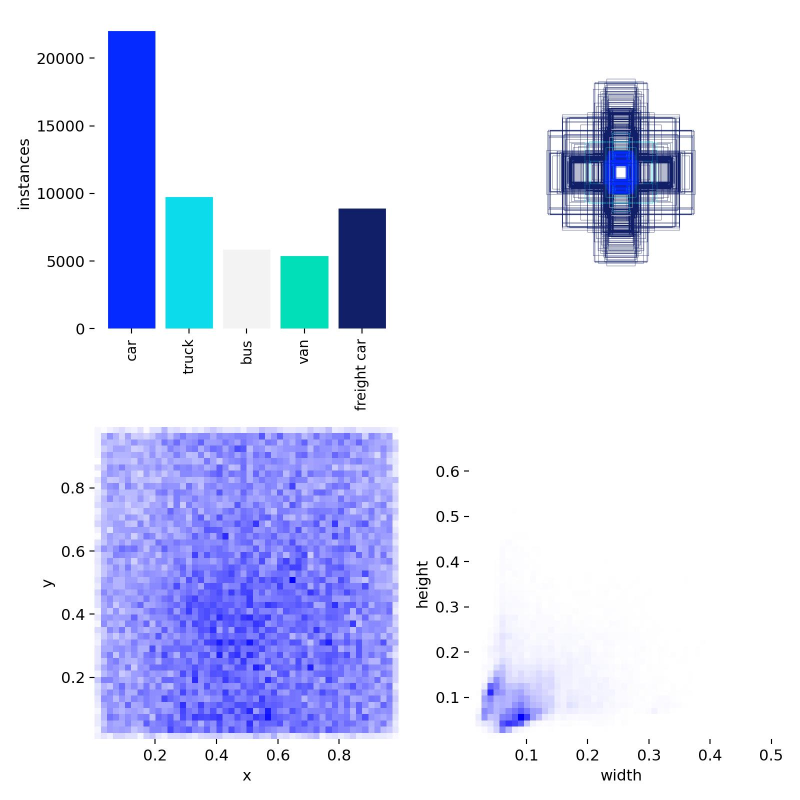
#> input picture YOLOv11s_Fusion/results/mid_fusion_yolo11s/labels.jpg, 1600 x 1600 px (shown at 1/2 size)
$ python -i prepare_dataset.py   (imports and definitions only)
#> lines starting #> are read from the running program, lines starting #| are printed output that depends on the picture
#> further down, picture is the input picture: shape (1600, 1600, 3); mean B, G, R 248.7, 225.4, 220.9
import os
import cv2
import numpy as np
from pathlib import Path

SRC_DIR = r"C:\Users\melis\Desktop\BitirmeProjesi\Dataset_Final_Balanced"
OUT_DIR = r"C:\Users\melis\Desktop\BitirmeProjesi\Dataset_Preprocessed_Fusion"

ORIG_W, ORIG_H = 840, 712
X_MIN, Y_MIN = 100, 100
CROP_W, CROP_H = 640, 512

clahe_rgb = cv2.createCLAHE(clipLimit=1.5, tileGridSize=(8, 8))
clahe_ir = cv2.createCLAHE(clipLimit=2.0, tileGridSize=(8, 8))

def enhance_rgb(img_bgr):
    lab = cv2.cvtColor(img_bgr, cv2.COLOR_BGR2LAB)
#> lab: shape (1600, 1600, 3); mean of channels 0, 1, 2 229.7, 133.7, 116.1
    l, a, b = cv2.split(lab)
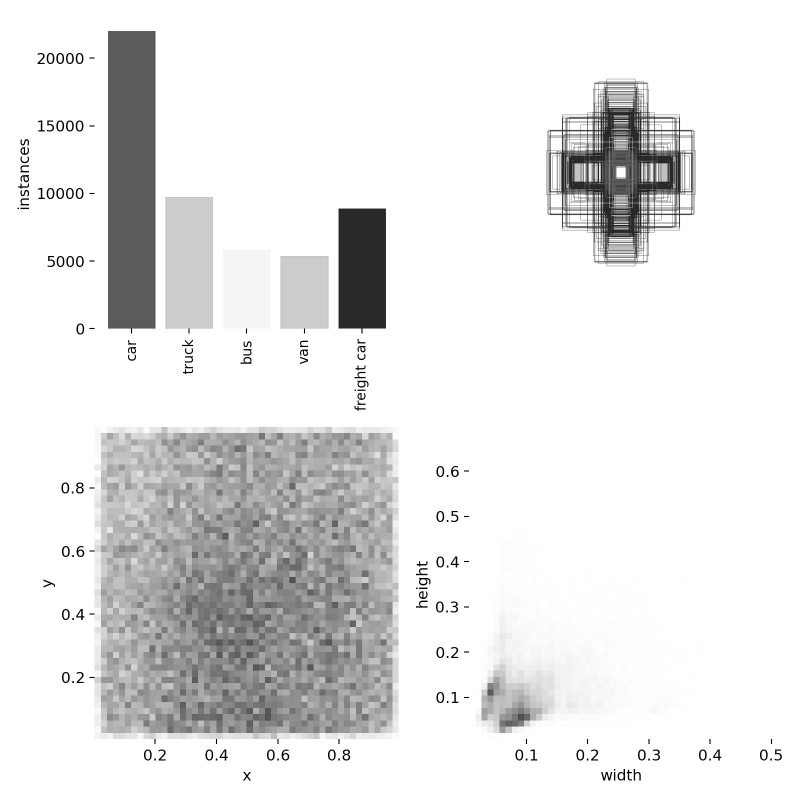
#> l: shape (1600, 1600) (shown at 1/2 size); min 0, max 255, mean 229.7
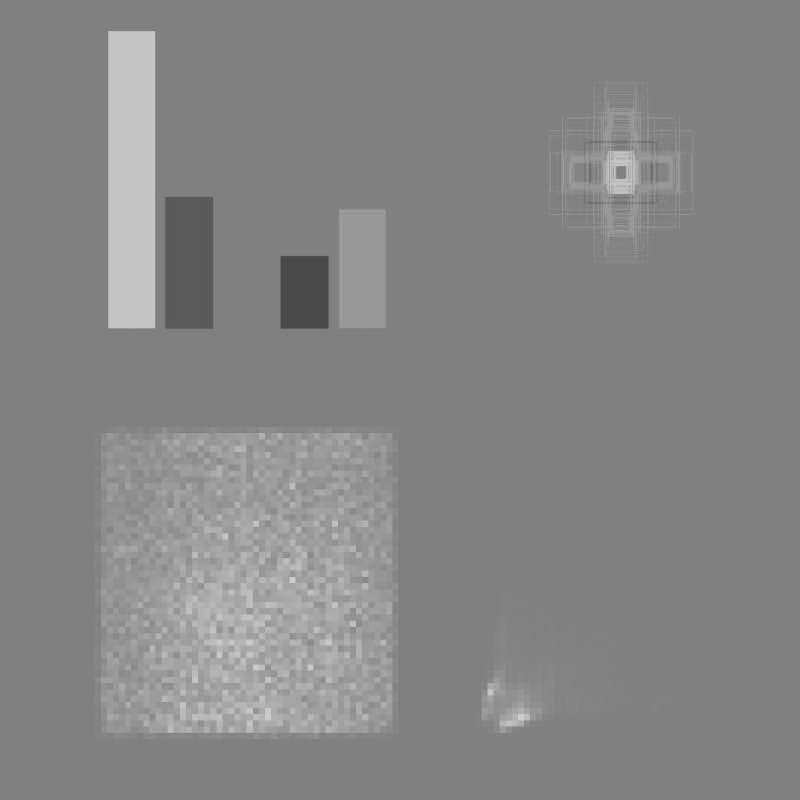
#> a: shape (1600, 1600) (shown at 1/2 size); min 71, max 207, mean 133.7
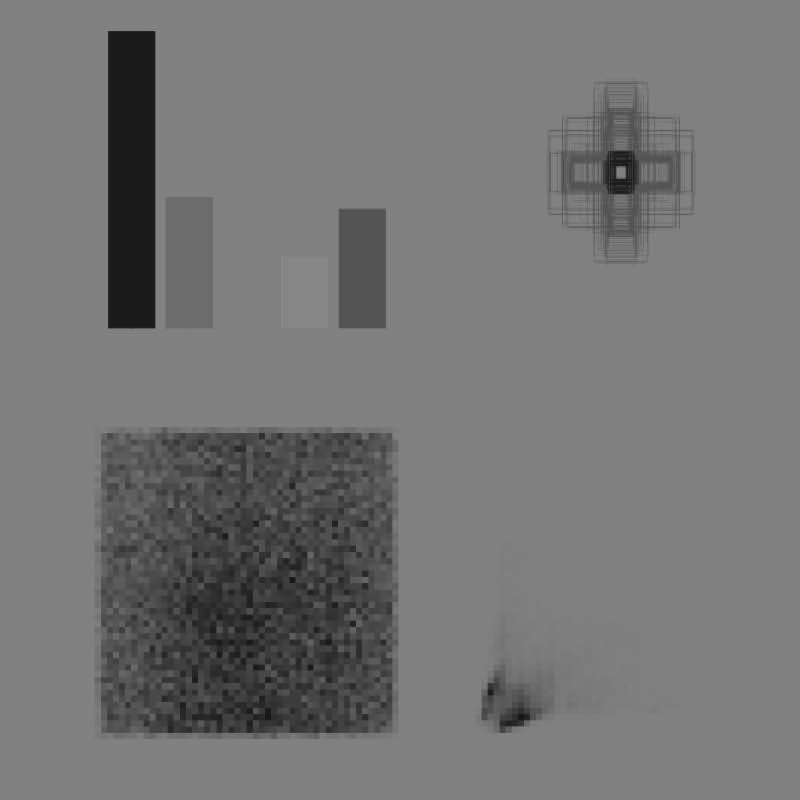
#> b: shape (1600, 1600) (shown at 1/2 size); min 20, max 141, mean 116.1
    l = clahe_rgb.apply(l)
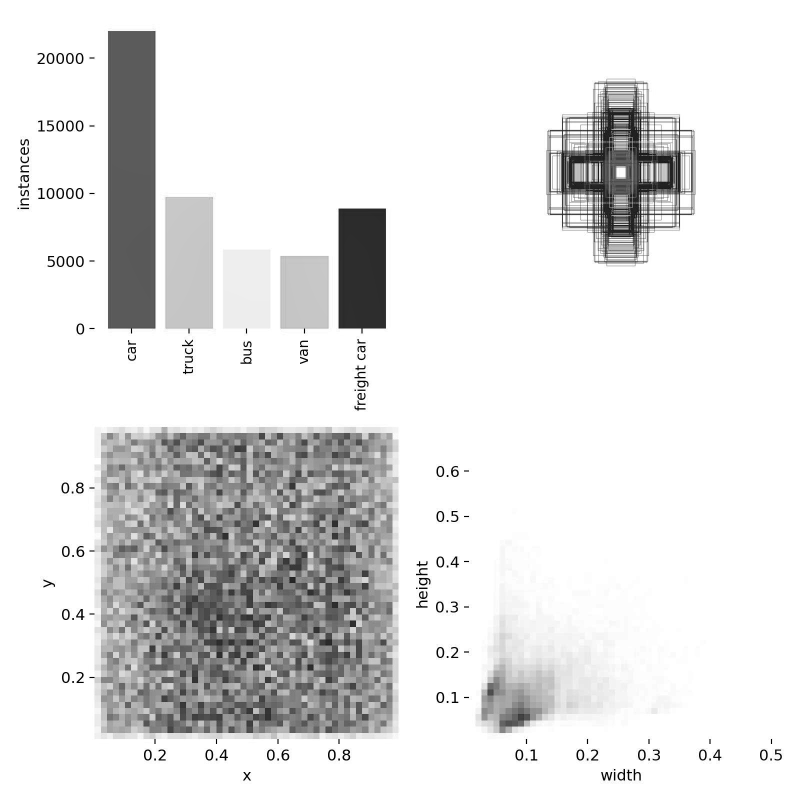
#> l: shape (1600, 1600) (shown at 1/2 size); min 1, max 255, mean 226.5
    enhanced = cv2.cvtColor(cv2.merge((l, a, b)), cv2.COLOR_LAB2BGR)
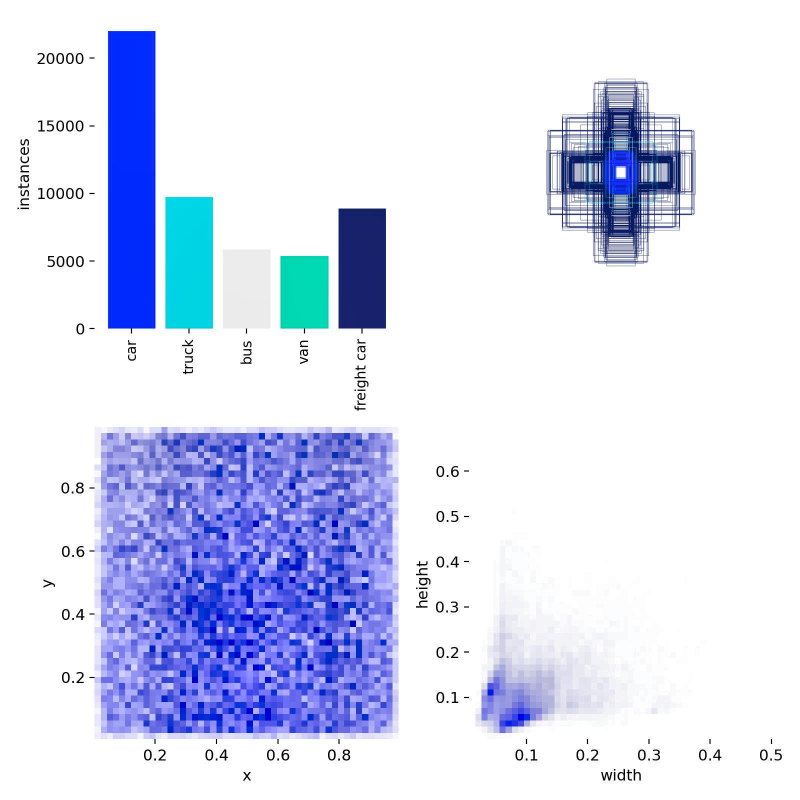
#> enhanced: shape (1600, 1600, 3) (shown at 1/2 size); mean B, G, R 244.9, 222.2, 216.7
    blur = cv2.GaussianBlur(enhanced, (0, 0), 1.5)
    return cv2.addWeighted(enhanced, 1.25, blur, -0.25, 0)

# [99 lines left out: functions enhance_ir, resolve_modal_folders, find_image, process_split, not called in this run]

# [3 lines not run here, left out]

>>> import cv2
>>> picture = cv2.imread('YOLOv11s_Fusion/results/mid_fusion_yolo11s/labels.jpg')
>>> result = enhance_rgb(picture)
